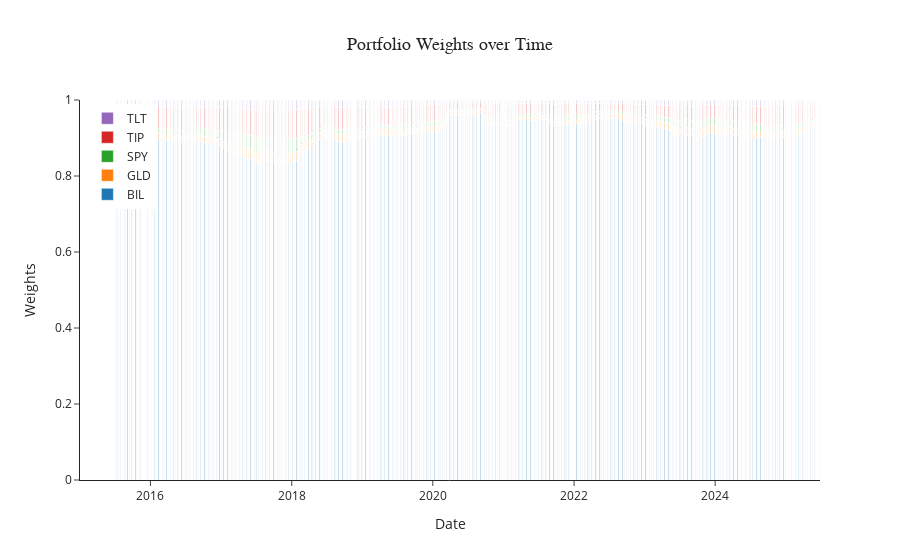

The notebook cell saved with this chart:
### Code cell
plot_weights(portfolio_weights)

### Figure 1 — Plotly figure (JSON) as saved in the notebook; plotly's stock layout.template omitted (floating-point values rounded to 4 significant figures; data arrays with more than 128 entries replaced by an {"elided": "..."} marker saying what was removed)
{"data": [{"hovertemplate": "%{x}<br>BIL: %{y:.2f}<extra></extra>", "name": "BIL", "type": "bar", "x": {"elided": "2636 str values"}, "y": {"elided": "2636 float values"}}, {"hovertemplate": "%{x}<br>GLD: %{y:.2f}<extra></extra>", "name": "GLD", "type": "bar", "x": {"elided": "2636 str values"}, "y": {"elided": "2636 float values"}}, {"hovertemplate": "%{x}<br>SPY: %{y:.2f}<extra></extra>", "name": "SPY", "type": "bar", "x": {"elided": "2636 str values"}, "y": {"elided": "2636 float values"}}, {"hovertemplate": "%{x}<br>TIP: %{y:.2f}<extra></extra>", "name": "TIP", "type": "bar", "x": {"elided": "2636 str values"}, "y": {"elided": "2636 float values"}}, {"hovertemplate": "%{x}<br>TLT: %{y:.2f}<extra></extra>", "name": "TLT", "type": "bar", "x": {"elided": "2636 str values"}, "y": {"elided": "2636 float values"}}], "layout": {"bargap": 0, "barmode": "stack", "legend": {"orientation": "v", "x": 0.01, "xanchor": "left", "y": 0.99, "yanchor": "top"}, "title": {"font": {"family": "Arial Black", "size": 18}, "text": "Portfolio Weights over Time", "x": 0.5}, "xaxis": {"title": {"text": "Date"}}, "yaxis": {"range": [0, 1], "title": {"text": "Weights"}}}}
